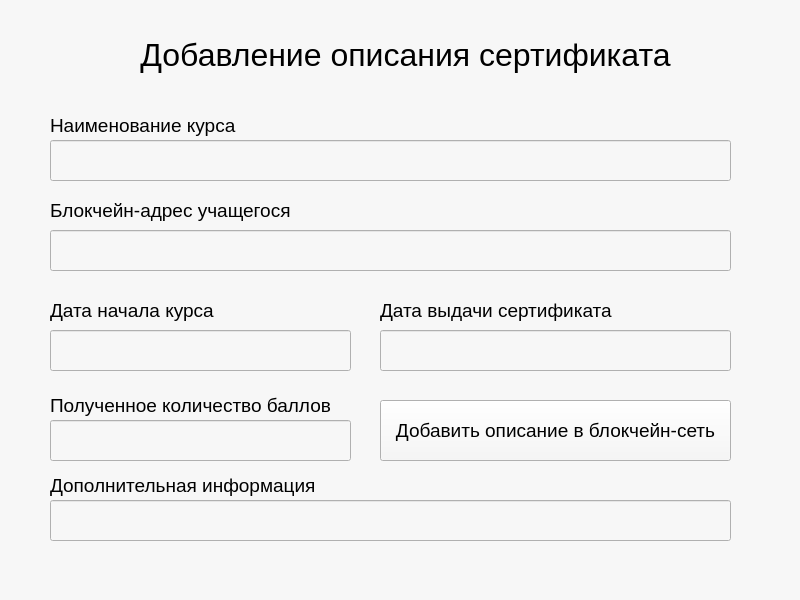
<?xml version="1.0" encoding="UTF-8"?>
<ui version="4.0">
 <class>MainWindow</class>
 <widget class="QMainWindow" name="MainWindow">
  <property name="geometry">
   <rect>
    <x>0</x>
    <y>0</y>
    <width>800</width>
    <height>600</height>
   </rect>
  </property>
  <property name="windowTitle">
   <string>MainWindow</string>
  </property>
  <property name="styleSheet">
   <string notr="true">background-color: rgb(247, 247, 247);</string>
  </property>
  <widget class="QWidget" name="centralwidget">
   <widget class="QLabel" name="label_2">
    <property name="geometry">
     <rect>
      <x>50</x>
      <y>20</y>
      <width>711</width>
      <height>71</height>
     </rect>
    </property>
    <property name="text">
     <string>&lt;html&gt;&lt;head/&gt;&lt;body&gt;&lt;p align=&quot;center&quot;&gt;&lt;span style=&quot; font-size:24pt;&quot;&gt;Добавление описания сертификата&lt;/span&gt;&lt;/p&gt;&lt;/body&gt;&lt;/html&gt;</string>
    </property>
    <property name="textFormat">
     <enum>Qt::AutoText</enum>
    </property>
   </widget>
   <widget class="QLabel" name="label_3">
    <property name="geometry">
     <rect>
      <x>50</x>
      <y>110</y>
      <width>431</width>
      <height>31</height>
     </rect>
    </property>
    <property name="font">
     <font>
      <pointsize>14</pointsize>
     </font>
    </property>
    <property name="text">
     <string>Наименование курса</string>
    </property>
   </widget>
   <widget class="QLineEdit" name="lineEdit">
    <property name="geometry">
     <rect>
      <x>50</x>
      <y>140</y>
      <width>681</width>
      <height>41</height>
     </rect>
    </property>
   </widget>
   <widget class="QLineEdit" name="lineEdit_2">
    <property name="geometry">
     <rect>
      <x>50</x>
      <y>230</y>
      <width>681</width>
      <height>41</height>
     </rect>
    </property>
   </widget>
   <widget class="QLabel" name="label_4">
    <property name="geometry">
     <rect>
      <x>50</x>
      <y>200</y>
      <width>431</width>
      <height>21</height>
     </rect>
    </property>
    <property name="font">
     <font>
      <pointsize>14</pointsize>
     </font>
    </property>
    <property name="text">
     <string>Блокчейн-адрес учащегося</string>
    </property>
   </widget>
   <widget class="QLabel" name="label_5">
    <property name="geometry">
     <rect>
      <x>50</x>
      <y>300</y>
      <width>271</width>
      <height>21</height>
     </rect>
    </property>
    <property name="font">
     <font>
      <pointsize>14</pointsize>
     </font>
    </property>
    <property name="text">
     <string>Дата начала курса</string>
    </property>
   </widget>
   <widget class="QLineEdit" name="lineEdit_3">
    <property name="geometry">
     <rect>
      <x>50</x>
      <y>330</y>
      <width>301</width>
      <height>41</height>
     </rect>
    </property>
   </widget>
   <widget class="QLineEdit" name="lineEdit_4">
    <property name="geometry">
     <rect>
      <x>380</x>
      <y>330</y>
      <width>351</width>
      <height>41</height>
     </rect>
    </property>
   </widget>
   <widget class="QLabel" name="label_6">
    <property name="geometry">
     <rect>
      <x>380</x>
      <y>300</y>
      <width>271</width>
      <height>21</height>
     </rect>
    </property>
    <property name="font">
     <font>
      <pointsize>14</pointsize>
     </font>
    </property>
    <property name="text">
     <string>Дата выдачи сертификата</string>
    </property>
   </widget>
   <widget class="QLabel" name="label_7">
    <property name="geometry">
     <rect>
      <x>50</x>
      <y>390</y>
      <width>291</width>
      <height>31</height>
     </rect>
    </property>
    <property name="font">
     <font>
      <pointsize>14</pointsize>
     </font>
    </property>
    <property name="text">
     <string>Полученное количество баллов</string>
    </property>
   </widget>
   <widget class="QLineEdit" name="lineEdit_5">
    <property name="geometry">
     <rect>
      <x>50</x>
      <y>420</y>
      <width>301</width>
      <height>41</height>
     </rect>
    </property>
   </widget>
   <widget class="QLabel" name="label_8">
    <property name="geometry">
     <rect>
      <x>50</x>
      <y>470</y>
      <width>291</width>
      <height>31</height>
     </rect>
    </property>
    <property name="font">
     <font>
      <pointsize>14</pointsize>
     </font>
    </property>
    <property name="text">
     <string>Дополнительная информация</string>
    </property>
   </widget>
   <widget class="QLineEdit" name="lineEdit_6">
    <property name="geometry">
     <rect>
      <x>50</x>
      <y>500</y>
      <width>681</width>
      <height>41</height>
     </rect>
    </property>
   </widget>
   <widget class="QPushButton" name="pushButton">
    <property name="geometry">
     <rect>
      <x>380</x>
      <y>400</y>
      <width>351</width>
      <height>61</height>
     </rect>
    </property>
    <property name="font">
     <font>
      <pointsize>14</pointsize>
     </font>
    </property>
    <property name="text">
     <string>Добавить описание в блокчейн-сеть</string>
    </property>
   </widget>
  </widget>
  <widget class="QMenuBar" name="menubar">
   <property name="geometry">
    <rect>
     <x>0</x>
     <y>0</y>
     <width>800</width>
     <height>22</height>
    </rect>
   </property>
  </widget>
  <widget class="QStatusBar" name="statusbar"/>
 </widget>
 <resources/>
 <connections/>
</ui>
